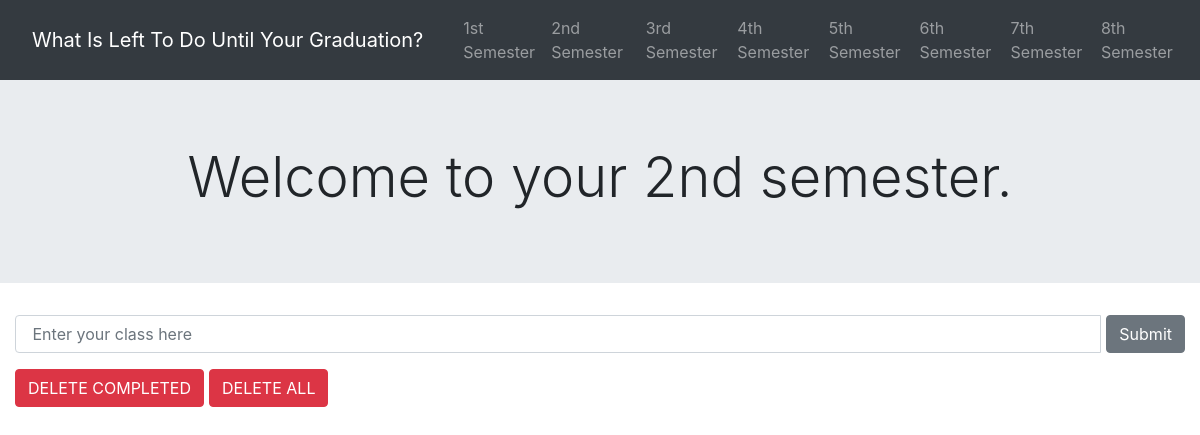
The app's page /second_semester.html, older data.
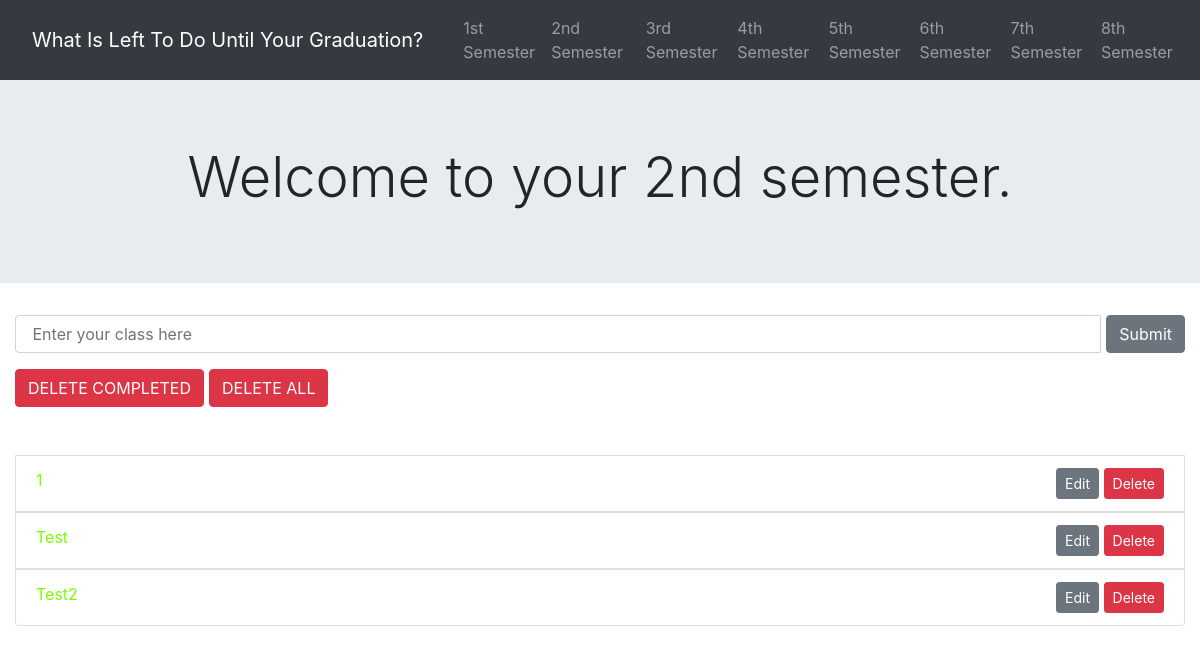
The same page, newer data.
### todo/models.py (models this page shows, shortened)
class Todo(models.Model):
    text = models.CharField(max_length=40)
    complete = models.BooleanField(default=False)
    semester = models.IntegerField(default=1)

### todo/views.py (the view)
# urls.py: path('second_semester.html', views.second, name="second"),
def second(request):
    todo_list = Todo.objects.filter(semester=2) and Todo.objects.order_by('id')
    form = TodoForm()
    context = {'todo_list': todo_list, 'form': form}
    return render(request, 'todo/second_semester.html', context)

### todo/forms.py
class TodoForm(forms.Form):
    text = forms.CharField(max_length=40,
                           widget=forms.TextInput(
                               attrs={'class': 'form-control', 'placeholder': ' Enter your class here',
                                      'autocomplete': 'off', 'pattern': '[A-Za-z1-3:/ ]+'})
                           )

### todo/templates/todo/second_semester.html (shortened to what the changed rows need)
<head>
    <link rel="stylesheet" href="https://stackpath.bootstrapcdn.com/bootstrap/4.5.0/css/bootstrap.min.css"
>
</head>
<body>
<div class="jumbotron jumbotron-fluid">
    <div class="container" style="text-align: center;">
        <h1 class="display-4">Welcome to your 2nd semester.</h1>
    </div>
</div>
<div class="container-fluid" id="wrapper">
    <div class="row mt-4">
        <div class="col-lg-12 col-lg-offset-4" id="content">
            <div class="row mt-5">
                <div class="col">
                    <ul class="list-group" style="margin-bottom: 15px">
                        {% for todo in todo_list %}
                        {% if todo.complete %}
                        <li class="list-group-item todo-completed">{{ todo.text }}
                            <div class="float-right">
                                <a href="{% url 'edit' todo.id %}">
                                    <button type="button" class="btn btn-secondary btn-sm">Edit
                                    </button>
                                </a>
                                <a href="{% url 'delete-second' todo.id %}">
                                    <button type="submit" class="btn btn-danger btn-sm">Delete
                                    </button>
                                </a>
                            </div>
                        </li>
                        {% else %}
                        <a style="color: lawngreen; text-decoration: none " href="{% url 'complete-second' todo.id %}">
                            <li class="list-group-item">{{ todo.text }}
                                <div class="float-right">
                                    <a href="{% url 'edit' todo.pk %}">
                                        <button type="button"
                                                class="btn btn-secondary btn-sm">Edit
                                        </button>
                                    </a>
                                    <a href="{% url 'delete-second' todo.id %}">
                                        <button type="submit" class="btn btn-danger btn-sm ">Delete
                                        </button>
                                    </a>
                                </div>
                            </li>
                        </a>
                        {% endif %}
                        {% endfor %}
                    </ul>
                </div>
            </div>
        </div>
    </div>
</div>
</body>

Row changes from the older to the newer data that the page shows:
now on this page (row unchanged): Todo: text "1"
added Todo: text "Test"
added Todo: text "Test2"
